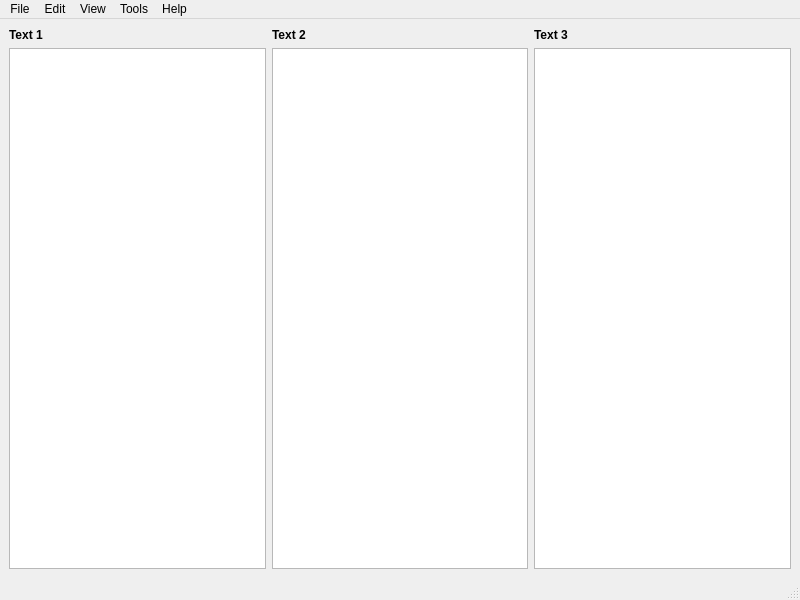
<?xml version="1.0" encoding="UTF-8"?>
<ui version="4.0">
 <class>MainWindow</class>
 <widget class="QMainWindow" name="MainWindow">
  <property name="geometry">
   <rect>
    <x>0</x>
    <y>0</y>
    <width>800</width>
    <height>600</height>
   </rect>
  </property>
  <property name="windowTitle">
   <string>ThreeTextEditor in C++ with Qt</string>
  </property>
  <widget class="QWidget" name="centralwidget">
   <layout class="QGridLayout" name="gridLayout">
    <item row="0" column="0">
     <widget class="QLabel" name="label_Text_1">
      <property name="text">
       <string>&lt;b&gt;Text 1&lt;/b&gt;</string>
      </property>
     </widget>
    </item>
    <item row="0" column="1">
     <widget class="QLabel" name="label_Text_2">
      <property name="text">
       <string>&lt;b&gt;Text 2&lt;/b&gt;</string>
      </property>
     </widget>
    </item>
    <item row="2" column="0">
     <widget class="QTextEdit" name="textEdit_Text_1"/>
    </item>
    <item row="2" column="1">
     <widget class="QTextEdit" name="textEdit_Text_2"/>
    </item>
    <item row="2" column="2">
     <widget class="QTextEdit" name="textEdit_Text_3"/>
    </item>
    <item row="0" column="2">
     <widget class="QLabel" name="label_Text_3">
      <property name="text">
       <string>&lt;b&gt;Text 3&lt;/b&gt;</string>
      </property>
     </widget>
    </item>
   </layout>
  </widget>
  <widget class="QMenuBar" name="menubar">
   <property name="geometry">
    <rect>
     <x>0</x>
     <y>0</y>
     <width>800</width>
     <height>27</height>
    </rect>
   </property>
   <widget class="QMenu" name="menuFile">
    <property name="title">
     <string>File</string>
    </property>
    <widget class="QMenu" name="menuNew">
     <property name="title">
      <string>New</string>
     </property>
     <addaction name="actionNew_Text_1"/>
     <addaction name="actionNew_Text_2"/>
     <addaction name="actionNew_Text_3"/>
    </widget>
    <widget class="QMenu" name="menuOpen">
     <property name="title">
      <string>Open</string>
     </property>
     <addaction name="actionOpen_Text_1"/>
     <addaction name="actionOpen_Text_2"/>
     <addaction name="actionOpen_Text_3"/>
    </widget>
    <widget class="QMenu" name="menuSave">
     <property name="title">
      <string>Save</string>
     </property>
     <addaction name="actionSave_Text_1"/>
     <addaction name="actionSave_Text_2"/>
     <addaction name="actionSave_Text_3"/>
    </widget>
    <addaction name="menuNew"/>
    <addaction name="separator"/>
    <addaction name="menuOpen"/>
    <addaction name="menuSave"/>
    <addaction name="separator"/>
    <addaction name="actionExit"/>
   </widget>
   <widget class="QMenu" name="menuEdit">
    <property name="title">
     <string>Edit</string>
    </property>
    <widget class="QMenu" name="menuUndo">
     <property name="title">
      <string>Undo</string>
     </property>
     <addaction name="actionUndo_in_Text_1"/>
     <addaction name="actionUndo_in_Text_2"/>
     <addaction name="actionUndo_in_Text_3"/>
    </widget>
    <widget class="QMenu" name="menuRedo">
     <property name="title">
      <string>Redo</string>
     </property>
     <addaction name="actionRedo_in_Text_1"/>
     <addaction name="actionRedo_in_Text_2"/>
     <addaction name="actionRedo_in_Text_3"/>
    </widget>
    <widget class="QMenu" name="menuCut">
     <property name="title">
      <string>Cut</string>
     </property>
     <addaction name="actionCut_from_Text_1"/>
     <addaction name="actionCut_from_Text_2"/>
     <addaction name="actionCut_from_Text_3"/>
    </widget>
    <widget class="QMenu" name="menuCopy">
     <property name="title">
      <string>Copy</string>
     </property>
     <addaction name="actionCopy_from_Text_1"/>
     <addaction name="actionCopy_from_Text_2"/>
     <addaction name="actionCopy_from_Text_3"/>
    </widget>
    <widget class="QMenu" name="menuPaste">
     <property name="title">
      <string>Paste</string>
     </property>
     <addaction name="actionPaste_into_Text_1"/>
     <addaction name="actionPaste_into_Text_2"/>
     <addaction name="actionPaste_into_Text_3"/>
    </widget>
    <widget class="QMenu" name="menuFind">
     <property name="title">
      <string>Find</string>
     </property>
     <addaction name="actionFind_in_Text_1"/>
     <addaction name="actionFind_in_Text_2"/>
     <addaction name="actionFind_in_Text_3"/>
    </widget>
    <widget class="QMenu" name="menuSelect_All">
     <property name="title">
      <string>Select All</string>
     </property>
     <addaction name="actionSelect_All_in_Text_1"/>
     <addaction name="actionSelect_All_in_Text_2"/>
     <addaction name="actionSelect_All_in_Text_3"/>
    </widget>
    <addaction name="menuUndo"/>
    <addaction name="menuRedo"/>
    <addaction name="separator"/>
    <addaction name="menuCut"/>
    <addaction name="menuCopy"/>
    <addaction name="menuPaste"/>
    <addaction name="menuSelect_All"/>
    <addaction name="separator"/>
    <addaction name="menuFind"/>
   </widget>
   <widget class="QMenu" name="menuTools">
    <property name="title">
     <string>Tools</string>
    </property>
    <widget class="QMenu" name="menuFont">
     <property name="title">
      <string>Font</string>
     </property>
     <addaction name="actionFont_of_Text_1"/>
     <addaction name="actionFont_of_Text_2"/>
     <addaction name="actionFont_of_Text_3"/>
    </widget>
    <widget class="QMenu" name="menuColor">
     <property name="title">
      <string>Color</string>
     </property>
     <addaction name="actionColor_of_Text_1"/>
     <addaction name="actionColor_of_Text_2"/>
     <addaction name="actionColor_of_Text_3"/>
    </widget>
    <widget class="QMenu" name="menuHighlight">
     <property name="title">
      <string>Highlight</string>
     </property>
     <addaction name="actionHighlight_in_Text_1"/>
     <addaction name="actionHighlight_in_Text_2"/>
     <addaction name="actionHighlight_in_Text_3"/>
    </widget>
    <addaction name="menuFont"/>
    <addaction name="menuColor"/>
    <addaction name="menuHighlight"/>
   </widget>
   <widget class="QMenu" name="menuView">
    <property name="title">
     <string>View</string>
    </property>
    <widget class="QMenu" name="menuZoom_In">
     <property name="title">
      <string>Zoom In</string>
     </property>
     <addaction name="actionZoom_In_Text_1"/>
     <addaction name="actionZoom_In_Text_2"/>
     <addaction name="actionZoom_In_Text_3"/>
    </widget>
    <widget class="QMenu" name="menuZoom_Out">
     <property name="title">
      <string>Zoom Out</string>
     </property>
     <addaction name="actionZoom_Out_Text_1"/>
     <addaction name="actionZoom_Out_Text_2"/>
     <addaction name="actionZoom_Out_Text_3"/>
    </widget>
    <addaction name="menuZoom_In"/>
    <addaction name="menuZoom_Out"/>
   </widget>
   <widget class="QMenu" name="menuHelp">
    <property name="title">
     <string>Help</string>
    </property>
    <addaction name="actionAbout"/>
    <addaction name="actionAbout_Qt"/>
   </widget>
   <addaction name="menuFile"/>
   <addaction name="menuEdit"/>
   <addaction name="menuView"/>
   <addaction name="menuTools"/>
   <addaction name="menuHelp"/>
  </widget>
  <widget class="QStatusBar" name="statusbar"/>
  <action name="actionExit">
   <property name="text">
    <string>Exit</string>
   </property>
  </action>
  <action name="actionNew_Text_1">
   <property name="text">
    <string>New Text 1</string>
   </property>
  </action>
  <action name="actionNew_Text_2">
   <property name="text">
    <string>New Text 2</string>
   </property>
  </action>
  <action name="actionOpen_Text_1">
   <property name="text">
    <string>Open Text 1</string>
   </property>
  </action>
  <action name="actionOpen_Text_2">
   <property name="text">
    <string>Open Text 2</string>
   </property>
  </action>
  <action name="actionSave_Text_1">
   <property name="text">
    <string>Save Text 1</string>
   </property>
  </action>
  <action name="actionSave_Text_2">
   <property name="text">
    <string>Save Text 2</string>
   </property>
  </action>
  <action name="actionUndo_in_Text_1">
   <property name="text">
    <string>Undo in Text 1</string>
   </property>
  </action>
  <action name="actionUndo_in_Text_2">
   <property name="text">
    <string>Undo in Text 2</string>
   </property>
  </action>
  <action name="actionRedo_in_Text_1">
   <property name="text">
    <string>Redo in Text 1</string>
   </property>
  </action>
  <action name="actionRedo_in_Text_2">
   <property name="text">
    <string>Redo in Text 2</string>
   </property>
  </action>
  <action name="actionCut_from_Text_1">
   <property name="text">
    <string>Cut from Text 1</string>
   </property>
  </action>
  <action name="actionCut_from_Text_2">
   <property name="text">
    <string>Cut from Text 2</string>
   </property>
  </action>
  <action name="actionCopy_from_Text_1">
   <property name="text">
    <string>Copy from Text 1</string>
   </property>
  </action>
  <action name="actionCopy_from_Text_2">
   <property name="text">
    <string>Copy from Text 2</string>
   </property>
  </action>
  <action name="actionPaste_into_Text_1">
   <property name="text">
    <string>Paste into Text 1</string>
   </property>
  </action>
  <action name="actionPaste_into_Text_2">
   <property name="text">
    <string>Paste into Text 2</string>
   </property>
  </action>
  <action name="actionFind_in_Text_1">
   <property name="text">
    <string>Find in Text 1</string>
   </property>
  </action>
  <action name="actionFind_in_Text_2">
   <property name="text">
    <string>Find in Text 2</string>
   </property>
  </action>
  <action name="actionFont_of_Text_1">
   <property name="text">
    <string>Font of Text 1</string>
   </property>
  </action>
  <action name="actionFont_of_Text_2">
   <property name="text">
    <string>Font of Text 2</string>
   </property>
  </action>
  <action name="actionColor_of_Text_1">
   <property name="text">
    <string>Color of Text 1</string>
   </property>
  </action>
  <action name="actionColor_of_Text_2">
   <property name="text">
    <string>Color of Text 2</string>
   </property>
  </action>
  <action name="actionHighlight_in_Text_1">
   <property name="text">
    <string>Highlight in Text 1</string>
   </property>
  </action>
  <action name="actionHighlight_in_Text_2">
   <property name="text">
    <string>Highlight in Text 2</string>
   </property>
  </action>
  <action name="actionZoom_In_Text_1">
   <property name="text">
    <string>Zoom In Text 1</string>
   </property>
  </action>
  <action name="actionZoom_In_Text_2">
   <property name="text">
    <string>Zoom In Text 2</string>
   </property>
  </action>
  <action name="actionZoom_Out_Text_1">
   <property name="text">
    <string>Zoom Out Text 1</string>
   </property>
  </action>
  <action name="actionZoom_Out_Text_2">
   <property name="text">
    <string>Zoom Out Text 2</string>
   </property>
  </action>
  <action name="actionSelect_All_in_Text_1">
   <property name="text">
    <string>Select All in Text 1</string>
   </property>
  </action>
  <action name="actionSelect_All_in_Text_2">
   <property name="text">
    <string>Select All in Text 2</string>
   </property>
  </action>
  <action name="actionAbout">
   <property name="text">
    <string>About</string>
   </property>
  </action>
  <action name="actionNew_Text_3">
   <property name="text">
    <string>New Text 3</string>
   </property>
  </action>
  <action name="actionOpen_Text_3">
   <property name="text">
    <string>Open Text 3</string>
   </property>
  </action>
  <action name="actionSave_Text_3">
   <property name="text">
    <string>Save Text 3</string>
   </property>
  </action>
  <action name="actionUndo_in_Text_3">
   <property name="text">
    <string>Undo in Text 3</string>
   </property>
  </action>
  <action name="actionRedo_in_Text_3">
   <property name="text">
    <string>Redo in Text 3</string>
   </property>
  </action>
  <action name="actionCut_from_Text_3">
   <property name="text">
    <string>Cut from Text 3</string>
   </property>
  </action>
  <action name="actionCopy_from_Text_3">
   <property name="text">
    <string>Copy from Text 3</string>
   </property>
  </action>
  <action name="actionPaste_into_Text_3">
   <property name="text">
    <string>Paste into Text 3</string>
   </property>
  </action>
  <action name="actionSelect_All_in_Text_3">
   <property name="text">
    <string>Select All in Text 3</string>
   </property>
  </action>
  <action name="actionZoom_In_Text_3">
   <property name="text">
    <string>Zoom In Text 3</string>
   </property>
  </action>
  <action name="actionZoom_Out_Text_3">
   <property name="text">
    <string>Zoom Out Text 3</string>
   </property>
  </action>
  <action name="actionFont_of_Text_3">
   <property name="text">
    <string>Font of Text 3</string>
   </property>
  </action>
  <action name="actionColor_of_Text_3">
   <property name="text">
    <string>Color of Text 3</string>
   </property>
  </action>
  <action name="actionHighlight_in_Text_3">
   <property name="text">
    <string>Highlight in Text 3</string>
   </property>
  </action>
  <action name="actionFind_in_Text_3">
   <property name="text">
    <string>Find in Text 3</string>
   </property>
  </action>
  <action name="actionAbout_Qt">
   <property name="text">
    <string>About Qt</string>
   </property>
  </action>
 </widget>
 <resources/>
 <connections/>
</ui>
